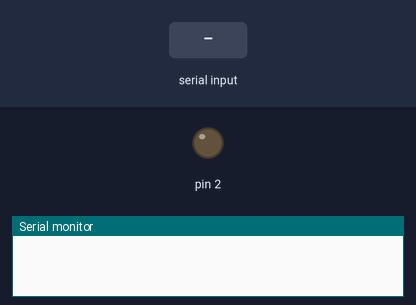
This sketch was run on a simulated Arduino Uno, built with avr-gcc and run on an emulated ATmega328P. On the bench: output pins drawn as LEDs (lit = HIGH), the last lines printed to the serial monitor. Dashed ring = blinking. The test bench sets the inputs (shaded band).

Above: at 1.2 s.
1.3 s: byte 30 received over Serial
At 2.12 s:
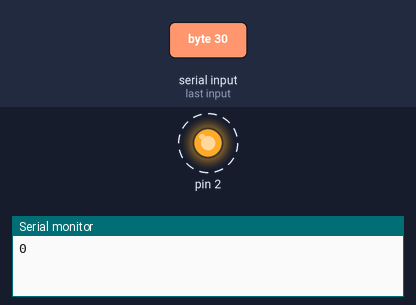
Timing chart, 0 to 4.3 s (numbered marks = the images above; inputs shaded):
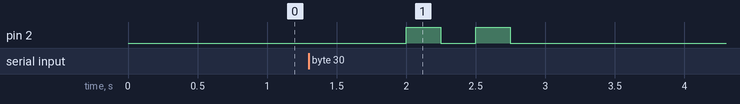

Measured:
- after the input at 1.3 s, pin 2: alternates HIGH for 0.25 s and LOW for 0.25 s, 4 changes in all, then stays LOW, starting after 0.70 s

The sketch:

sketch_dec27a.ino
```cpp
void setup() {
  // put your setup code here, to run once:
  pinMode(2, OUTPUT);
  Serial.begin(9600);
}

void loop() {
  int num;
  // put your main code here, to run repeatedly:
  if(num = Serial.read() == -1){
    digitalWrite(2, LOW);
    delay(1000);
  }else{
    Serial.println(num);
    digitalWrite(2, HIGH);
    delay(250);
    digitalWrite(2, LOW);
    delay(250);
    digitalWrite(2, HIGH);
    delay(250);
    digitalWrite(2, LOW);
    delay(250);
  }

  digitalWrite(2, LOW);
}
```
